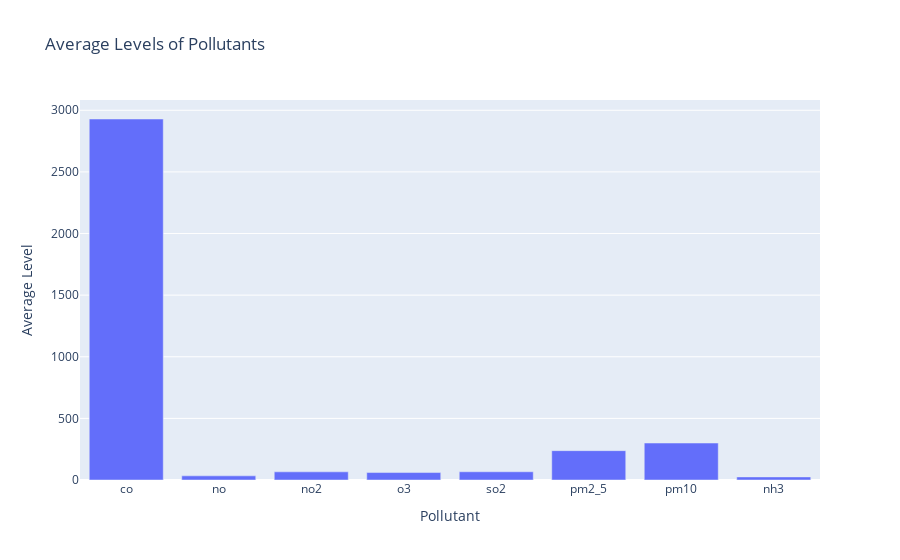

The cell this chart's notebook holds for it:
### Markdown cell above
### Calculation each level of pollutants

### Code cell
# Calculation each level of pollutants 

pollutants = ['co', 'no', 'no2', 'o3', 'so2', 'pm2_5', 'pm10', 'nh3']
average_levels = df[pollutants].mean().reset_index()
average_levels.columns = ['Pollutant', 'Average Level']

# Now using the Bar graph
fig_bar = px.bar(average_levels, x='Pollutant', y='Average Level', title='Average Levels of Pollutants')
fig_bar.show()

### Figure 1 — Plotly figure (JSON) as saved in the notebook; plotly's stock layout.template omitted (floating-point values rounded to 4 significant figures)
{"data": [{"alignmentgroup": "True", "hovertemplate": "Pollutant=%{x}<br>Average Level=%{y}<extra></extra>", "legendgroup": "", "marker": {"color": "#636efa", "pattern": {"shape": ""}}, "name": "", "offsetgroup": "", "orientation": "v", "showlegend": false, "textposition": "auto", "type": "bar", "x": ["co", "no", "no2", "o3", "so2", "pm2_5", "pm10", "nh3"], "xaxis": "x", "y": [2929.0, 33.66, 66.22, 60.35, 66.69, 238.1, 300.1, 25.11], "yaxis": "y"}], "layout": {"barmode": "relative", "legend": {"tracegroupgap": 0}, "title": {"text": "Average Levels of Pollutants"}, "xaxis": {"anchor": "y", "domain": [0, 1], "title": {"text": "Pollutant"}}, "yaxis": {"anchor": "x", "domain": [0, 1], "title": {"text": "Average Level"}}}}
